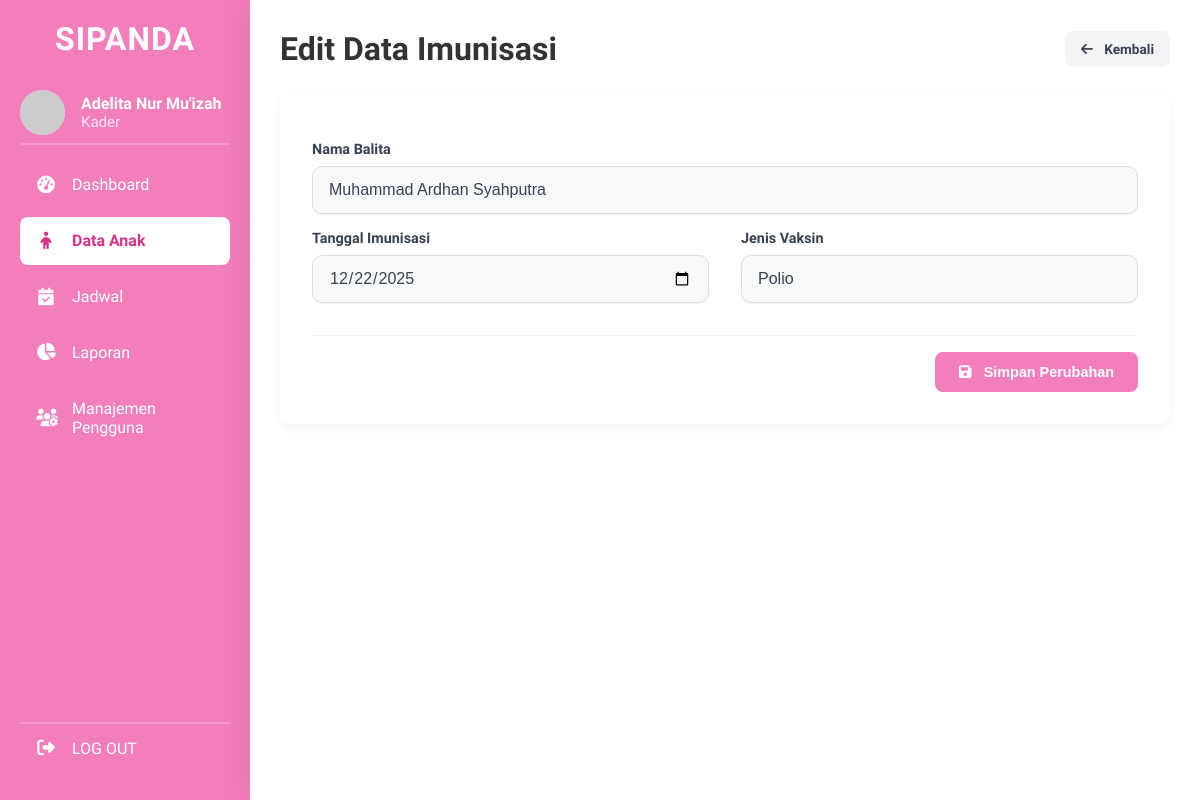
/edit_imunisasi.php?id_imunisasi=24 (signed in), run on the app's committed database.
### tables this page shows
CREATE TABLE `imunisasi` (
  `id_imunisasi` int(11) NOT NULL,
  `id_balita` int(11) NOT NULL,
  `tanggal_imunisasi` date NOT NULL,
  `jenis_vaksin` varchar(100) NOT NULL,
  `catatan` text DEFAULT NULL,
  `status_validasi` enum('Belum Divalidasi','Valid','Tidak Valid') DEFAULT 'Belum Divalidasi',
  `id_kader` int(11) DEFAULT NULL,
  `id_bidan_validator` int(11) DEFAULT NULL,
  `validated_at` timestamp NULL DEFAULT NULL,
  `created_at` timestamp NOT NULL DEFAULT current_timestamp()
);

CREATE TABLE `balita` (
  `id_balita` int(11) NOT NULL,
  `nama_balita` varchar(100) NOT NULL,
  `nik_balita` varchar(16) NOT NULL,
  `tanggal_lahir` date NOT NULL,
  `jenis_kelamin` enum('Laki-laki','Perempuan') NOT NULL,
  `nama_orang_tua` varchar(100) NOT NULL,
  `alamat` text DEFAULT NULL,
  `foto_profil` varchar(255) DEFAULT NULL,
  `id_kader_pendaftar` int(11) DEFAULT NULL,
  `is_active` tinyint(1) NOT NULL DEFAULT 1,
  `created_at` timestamp NOT NULL DEFAULT current_timestamp()
);

### edit_imunisasi.php (the view, shortened to what this page needs)
<?php
require 'config/database.php';
$id_imunisasi = $_GET['id_imunisasi'];
$stmt = $conn->prepare(
    "SELECT i.*, b.nama_balita
     FROM imunisasi i
     JOIN balita b ON i.id_balita = b.id_balita
     WHERE i.id_imunisasi = ?"
);
$stmt->bind_param("i", $id_imunisasi);
$stmt->execute();
$result = $stmt->get_result();
$imunisasi = $result->fetch_assoc();
include 'templates/header.php';
?>
<div class="dashboard-container">
    <aside class="sidebar">
        <div class="sidebar-header">
            <h2>SIPANDA</h2>
        </div>
        <div class="sidebar-user">
            <img src="https://ui-avatars.com/api/?name=<?= urlencode($_SESSION['nama_lengkap']) ?>&background=FBCFE8&color=B42373"
                alt="User Avatar">
            <div class="user-info">
                <h4><?= htmlspecialchars($_SESSION['nama_lengkap']) ?></h4>
                <p><?= htmlspecialchars(ucfirst($_SESSION['role'])) ?></p>
            </div>
        </div>
        <ul class="sidebar-nav">
            <li><a href="dashboard_kader.php"><i class="fa-solid fa-tachometer-alt"></i> Dashboard</a></li>
            <li><a href="data_anak.php" class="active"><i class="fa-solid fa-child"></i> Data Anak</a></li>
            <li><a href="jadwal_imunisasi.php"><i class="fa-solid fa-calendar-check"></i> Jadwal</a></li>
            <li><a href="laporan.php"><i class="fa-solid fa-chart-pie"></i> Laporan</a></li>
            <li><a href="manajemen_pengguna.php"><i class="fa-solid fa-users-cog"></i> Manajemen Pengguna</a></li>
        </ul>
        <div class="sidebar-footer">
            <ul class="sidebar-nav">
                <li><a href="<?= BASE_URL ?>/logout.php"><i class="fa-solid fa-right-from-bracket"></i> LOG OUT</a></li>
            </ul>
        </div>
    </aside>
    <main class="main-content">
        <div class="main-header">
            <h1>Edit Data Imunisasi</h1>
            <a href="detail_anak.php?id=<?= $imunisasi['id_balita'] ?>" class="btn-kembali"><i
                    class="fa-solid fa-arrow-left"></i> Kembali</a>
        </div>
        <div class="form-card">
            <form action="process/proses_edit_imunisasi.php" method="POST">
                <div class="form-group">
                    <label>Nama Balita</label>
                    <input type="text" class="form-input" value="<?= htmlspecialchars($imunisasi['nama_balita']) ?>"
                        readonly disabled>
                </div>
                <div class="form-grid">
                    <div class="form-column">
                        <div class="form-group">
                            <label for="tanggal_imunisasi">Tanggal Imunisasi</label>
                            <input type="date" id="tanggal_imunisasi" name="tanggal_imunisasi" class="form-input"
                                value="<?= htmlspecialchars($imunisasi['tanggal_imunisasi']) ?>" required>
                        </div>
                    </div>
                    <div class="form-column">
                        <div class="form-group">
                            <label for="jenis_vaksin">Jenis Vaksin</label>
                            <input type="text" id="jenis_vaksin" name="jenis_vaksin" class="form-input"
                                value="<?= htmlspecialchars($imunisasi['jenis_vaksin']) ?>"
                                placeholder="Contoh: Polio, DPT, BCG" required>
                        </div>
                    </div>
                </div>
                <div class="form-actions">
                    <button type="submit" class="btn-simpan">
                        <i class="fa-solid fa-save"></i> Simpan Perubahan
                    </button>
                </div>
            </form>
        </div>
    </main>
</div>
<?php $conn->close();
include 'templates/footer.php'; ?>

### assets/css/style.css (style rules this page uses)
* { margin: 0; padding: 0; box-sizing: border-box; }
body { font-family: "Baloo 2", cursive; background-color: white; min-height: 100vh; }
label { display: block; margin-bottom: 0.5rem; font-size: 14px; color: #444; font-weight: 500; }
input[type="text"], input[type="date"], input[type="password"] { width: 100%; padding: 0.8rem 1rem; border: 1px solid #ddd; border-radius: 10px; font-size: 1rem; background-color: #f8f9fb; transition: border-color 0.2s ease, box-shadow 0.2s ease; }

### assets/css/dashboard.css (style rules this page uses)
*, *::before, *::after { box-sizing: border-box; }
body.dashboard-body { display: block; justify-content: normal; align-items: normal; min-height: 100vh; background-color: white; }
.dashboard-container { display: flex; width: 100%; min-height: 100vh; }
.sidebar { width: 250px; background-color: #f37ebc; color: white; display: flex; flex-direction: column; padding: 20px; flex-shrink: 0; box-sizing: border-box; position: sticky; top: 0; height: 100vh; }
.sidebar-header { margin-bottom: 2rem; }
.sidebar-header h2 { font-size: 32px; font-weight: 700; text-align: center; letter-spacing: 1px; }
.sidebar-user { display: flex; align-items: center; margin-bottom: 1rem; padding-bottom: 0.5rem; border-bottom: 2px solid rgba(255, 255, 255, 0.2); }
.sidebar-user img { width: 45px; height: 45px; border-radius: 50%; margin-right: 1rem; background-color: #fbcfe8; }
.user-info h4 { font-size: 1rem; font-weight: 600; margin: 0; }
.user-info p { font-size: 15px; margin: 0; opacity: 0.8; }
.sidebar-nav { list-style: none; padding: 0; margin: 0; flex-grow: 1; }
.sidebar-nav li { margin-bottom: 0.5rem; }
.sidebar-nav a { display: flex; align-items: center; padding: 0.9rem 1rem; border-radius: 0.5rem; text-decoration: none; color: white; font-weight: 500; transition: background-color 0.2s ease; }
.sidebar-nav a i { width: 20px; margin-right: 1rem; font-size: 1.1rem; text-align: center; }
.sidebar-nav a.active { background-color: white; color: #d6338a; font-weight: 600; }
.sidebar-footer { margin-top: 0.5rem; border-top: 2px solid rgba(255, 255, 255, 0.2); }
.main-content { flex-grow: 1; padding: 1.5rem 2rem; background-color: #ffffff; box-shadow: -10px 0 25px rgba(0, 0, 0, 0.05); z-index: 10; }
.main-header { display: flex; justify-content: flex-start; align-items: center; margin-bottom: 0.5rem; }
.main-header h1 { font-size: 2rem; font-weight: 700; color: #333333; }
.card, .table-wrapper, .form-card, .profile-card { box-shadow: 0 2px 8px rgba(0, 0, 0, 0.05); }
.form-card { background-color: white; border-radius: 0.75rem; padding: 2rem; box-shadow: 0 4px 12px rgba(0, 0, 0, 0.05); }
.form-grid { display: grid; grid-template-columns: 1fr 1fr; gap: 2rem; }
.form-group label { display: block; font-weight: 600; color: #374151; margin-bottom: 0.5rem; font-size: 0.9rem; padding-top: 1rem; }
.form-input, .form-select, .form-textarea { width: 100%; padding: 0.75rem 1rem; border: 1px solid #d1d5db; border-radius: 0.5rem; font-size: 0.95rem; font-family: "Poppins", sans-serif; transition: border-color 0.2s, box-shadow 0.2s; background-color: #fff; color: #374151; box-shadow: 0 1px 2px rgba(0, 0, 0, 0.05); }
.form-input, .form-select { height: 48px; line-height: 1.5; }
.form-actions { margin-top: 2rem; text-align: right; border-top: 1px solid #f3f4f6; padding-top: 1rem; }
.btn-simpan { background-color: #f37ebc; color: white; padding: 0.75rem 1.5rem; border: none; border-radius: 0.5rem; font-weight: 600; font-size: 0.9rem; cursor: pointer; text-decoration: none; transition: background-color 0.2s ease; }
.btn-simpan i { margin-right: 0.5rem; }
.btn-kembali { background-color: #f3f4f6; color: #374151; padding: 0.6rem 1rem; border-radius: 0.5rem; font-size: 0.85rem; font-weight: 600; text-decoration: none; transition: background-color 0.2s ease; }
.btn-kembali i { margin-right: 0.5rem; }
* { transition: all 0.2s ease-in-out; }
.main-content { padding: 30px; }
.main-header { display: flex; justify-content: space-between; align-items: center; margin-bottom: 25px; }

### data on the page
imunisasi: id_balita.nama_balita "Muhammad Ardhan Syahputra", tanggal_imunisasi "12/22/2025", jenis_vaksin "Polio"

### other printed values
$_SESSION['nama_lengkap'] "Adelita Nur Mu'izah"
$_SESSION['role'] "Kader"
